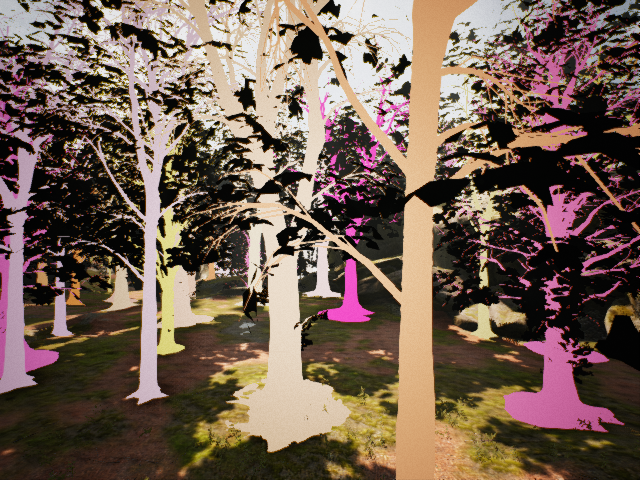
#> input picture TrainImages/IS/104.png, 640 x 480 px; its folder holds only this picture in this run
$ python gabor.py   (older library calls are emulated)
#> lines starting #> are read from the running program, lines starting #| are printed output that depends on the picture
"""Gabor Filter module.

This module provides functions to apply a gabor filter on images.
"""

import os
import cv2
import numpy as np
import matplotlib.pyplot as plt


def get_img(input_Path):
    """Return paths of images recursively from an input directory.

    Returns .jpg and .png files from all directories and their sub-directories
    of an input path.

    Args:
        input_Path (str): Path from which to start probing for images.

    Returns:
        (tuple): Tuple of images' paths and names.
    """
#> called with input_Path = 'TrainImages/IS'
    img_paths = []
    filenames = []
    for (path, _, files) in os.walk(input_Path):
        for filename in files:
            if filename.endswith(('.jpg', '.png')):
                filenames.append(filename)
                img_paths.append(path+'/'+filename)
    return img_paths, filenames


def build_filters():
    """Build a Gabor filter.

    Returns:
        (list): Gabor filters.
    """
    filters = []
    ksize = [40, 50, 60, 70, 80, 90]  # gabor scale, 6
    lamda = 20  # wavelength
    for theta in np.arange(0, np.pi, np.pi/4):  # 0°, 45°, 90° and 135°
        for K, _ in enumerate(ksize):
            kern = cv2.getGaborKernel((ksize[K], ksize[K]), 10, theta,
                                      lamda, 0.5, 0, ktype=cv2.CV_32F)
            kern /= 1.5*kern.sum()
            filters.append(kern)
    plt.figure(1)

    # Used to draw filters
    for temp, _ in enumerate(filters):
        plt.subplot(4, len(ksize), temp + 1)
        plt.imshow(filters[temp])
    plt.show()
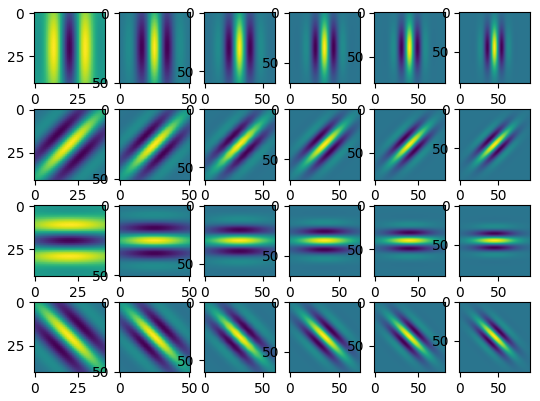
#> figure drawn by matplotlib, 24 panels
#> in main, img is the input picture: shape (480, 640, 3); mean B, G, R 82.1, 95.2, 115
    return filters


def getGabor(filenames, img, filters):
    """Extract Gabor features.

    Args:
        filenames (str): Input images' names
        img (ndarray): Input image
        filters (list): Gabor filters

    Returns:
        list: Gabor features vector
    """
    res = []  # Filter result
    for j, _ in enumerate(filters):
        # res1 = process(img, filters[i])
        accum = np.zeros_like(img)
        for kern in filters[j]:
            fimg = cv2.filter2D(img, cv2.CV_8UC1, kern)
            accum = np.maximum(accum, fimg, accum)
        res.append(np.asarray(accum))
#> after the loop, res = 24 items

    # Used to draw filtering effects
    plt.figure(2)
    for temp, _ in enumerate(res):
        plt.subplot(4, 6, temp+1)
        plt.imshow(res[temp], cmap='gray')
#> this loop made 24 passes
    plt.show()
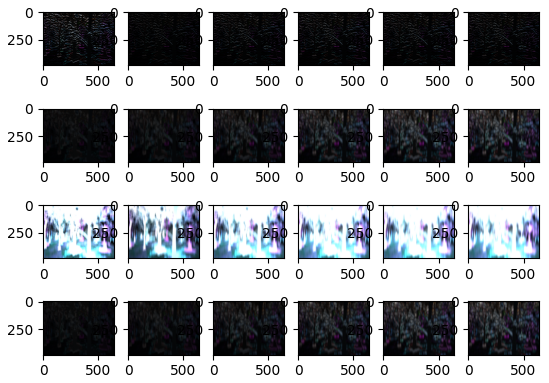
#> figure drawn by matplotlib, 24 panels
    print('res:', type(res), len(res), res[0].shape)
#| res: <class 'list'> 24 (480, 640, 3)
    cv2.imshow(filenames[0], res[0])
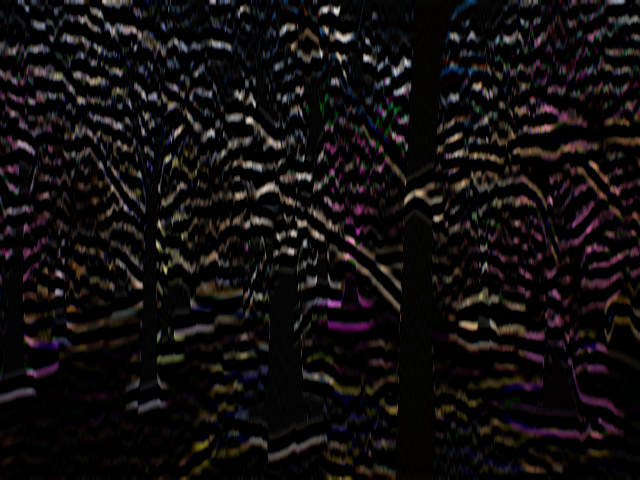
#> window '104.png': shape (480, 640, 3); mean B, G, R 14.8, 14.5, 17.7
    cv2.waitKey(0)
    # Return the filtering result, the result is 24 pictures, arranged according
    # to the gabor angle.
    return res


def main():
    """Run main function."""
    input_Path = 'TrainImages/IS'
    img_paths, filename = get_img(input_Path)
    filters = build_filters()
    i = 0
    for img in img_paths:
        i = i+1
        img = cv2.imread(img)
        getGabor(filename, img, filters)


if __name__ == '__main__':
    main()
